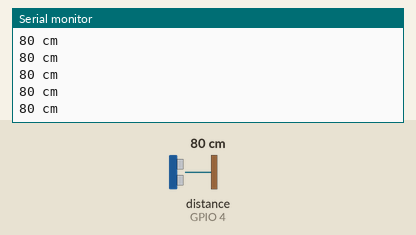
Simulated run of this program. Board: ESP32. Parts: the last lines printed to the serial monitor. Wiring (from diagram.json): ultrasonic range finder: trigger GPIO 5; echo GPIO 4. Inputs (shaded band) come from the test bench; at power-on: distance to the obstacle (sensor on GPIO 4) 80 cm. The echo pulse lasts 58.3 µs per cm.

Above: at 1.2 s.
1.3 s: distance to the obstacle (sensor on GPIO 4) set to 2 cm
At 1.59 s:
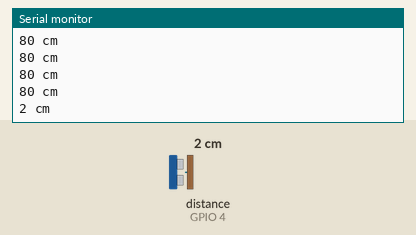
2.8 s: distance to the obstacle (sensor on GPIO 4) set to 4 cm
At 2.8 s:
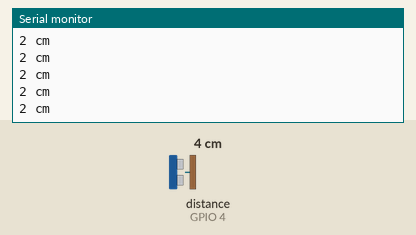
Timing chart, 0 to 5.8 s (numbered marks = the images above; inputs shaded):
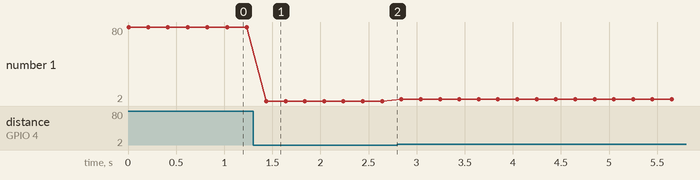

The program:

main.cpp
```cpp
/* ---------------------------------------------------------------
 *  File    : main.cpp   (Workshop_8.2)
 *  ใบงานที่ 8 ตอนที่ 2 : การวัดระยะทางด้วยอัลตราโซนิค HC-SR04
 *  ฉบับจำลองการทำงานด้วย Wokwi + Visual Studio Code
 *  บอร์ด   : ESP32 DevKit V1  (ใช้แทน NodeMCU ESP8266)
 *  คณะเทคโนโลยีสารสนเทศ มหาวิทยาลัยราชภัฏร้อยเอ็ด
 * --------------------------------------------------------------- */
#include <Arduino.h>

const int pingPin = 5;   // TRIG : GPIO5 (ขา D5)  [เดิม D1]
const int inPin   = 4;   // ECHO : GPIO4 (ขา D4)  [เดิม D2]

long microsecondsToCentimeters(long microseconds);

void setup() {
  Serial.begin(115200);
  pinMode(pingPin, OUTPUT);
  pinMode(inPin, INPUT);
  Serial.println("Workshop 8.2 : HC-SR04 Distance Meter");
}

void loop() {
  long duration, cm;

  digitalWrite(pingPin, LOW);        // เคลียร์สัญญาณให้สะอาดก่อนเริ่มวัด
  delayMicroseconds(2);
  digitalWrite(pingPin, HIGH);       // ส่งพัลส์กระตุ้น
  delayMicroseconds(10);             // ต้องกว้างอย่างน้อย 10 ไมโครวินาที
  digitalWrite(pingPin, LOW);

  duration = pulseIn(inPin, HIGH);   // วัดความกว้างของพัลส์ที่สะท้อนกลับ
  cm = microsecondsToCentimeters(duration);

  Serial.print(cm);
  Serial.println(" cm");
  delay(200);
}

long microsecondsToCentimeters(long microseconds) {
  // ความเร็วเสียงในอากาศประมาณ 340 เมตร/วินาที หรือ 29 ไมโครวินาที/เซนติเมตร
  // เวลาที่วัดได้คือระยะทางไป-กลับ ดังนั้นระยะทางจริงคือครึ่งหนึ่งของที่วัดได้
  return microseconds / 29 / 2;
}
```

Measured:
- after the input at 1.3 s, the serial monitor: prints a new line after 0.14 s (image 1)
- plotted number 1: 80 → 2 after the input at 1.3 s
